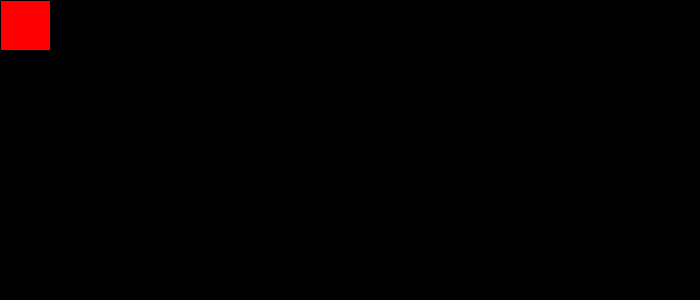
Frame 1 (no input)
Frame 60 (the mouse pressed at the canvas centre just before this capture): identical to frame 1, image omitted
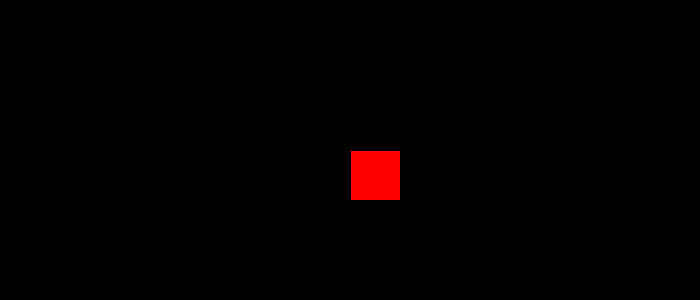
Frame 120 (the mouse held since frame 60 and released just before this capture)

The Processing sketch that drew these frames (run headless with seeded random() and noise(); from frame 60 on, the mouse is pressed at the canvas centre):

// Processing sketch: processing_151114
// ── processing_151114.pde

void setup(){
     size(700,300);
}
void draw() {
     background(0);
     fill(0,0,255);
     if (mouseX<50){
     fill(255,0,0);
     }
     if(mouseX>height-50) {
      fill(255,0,0);
     } 
     rect(mouseX,mouseY,50,50);
     }
   
     
    
     
